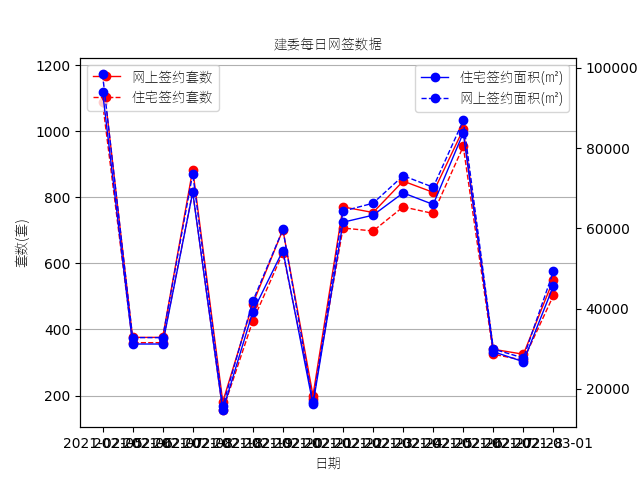

Here is the Python script that generated this plot:
import pandas as pd
import matplotlib.pyplot as plt
from matplotlib import font_manager, ticker

my_font = font_manager.FontProperties(fname='../res/light.ttf')
file = open("../jianwei/day_net_signatory.csv", 'r')
df = pd.read_csv("../jianwei/day_net_signatory.csv", encoding='utf-8')
# 输出DataFrame
print(df)

fig = plt.figure()
ax = fig.add_subplot(111)


xdata = df.loc[:, "日期"]
ydata_1 = df.loc[:, "网上签约套数"]
ydata_2 = df.loc[:, "网上签约面积(㎡)"]
ydata_3 = df.loc[:, "住宅签约套数"]
ydata_4 = df.loc[:, "住宅签约面积(㎡)"]

print(str(xdata))
# 设置DataFrame的行名
ax.plot(xdata, ydata_1, 'ro-', label=u'网上签约套数', linewidth=1)
ax.plot(xdata, ydata_3, 'ro--', label=u'住宅签约套数', linewidth=1)


ax2 = ax.twinx()
ax2.plot(xdata, ydata_4, 'bo-', label=u'住宅签约面积(㎡)', linewidth=1)
ax2.plot(xdata, ydata_2, 'bo--', label=u'网上签约面积(㎡)', linewidth=1)

plt.title(u"建委每日网签数据", size=10, fontproperties=my_font)  # 设置表名为“表名”
ax.set_xlabel(u'日期', size=10, fontproperties=my_font)  # 设置x轴名为“x轴名”

ax.set_ylabel(u'套数(套)', size=10, fontproperties=my_font)  # 设置y轴名为“y轴名”
ax2.set_ylabel(u'面积(㎡)', size=10, fontproperties=my_font)  # 设置y轴名为“y轴名”
ax2.legend(loc='upper right', prop=my_font)
ax.yaxis.grid(True)
ax.xaxis.set_major_locator(ticker.MultipleLocator(2))

ax.legend(loc='upper left', prop=my_font)




# 获取列名 即之后的横坐标刻度 [::-1]是用来反转的 因为我想要一个2000-2019的顺序
xlist = list(df.columns[::-1])

print(str(xlist))
#
# # 年末总人口
# # df.loc[]返回的是一个series
# # 这里的末尾使用了[::-1] 即用来反转series
#
#
# # 城镇人口
# city_population = df.loc['城镇人口'][::-1]
# city_population.plot()

# plt.annotate('单位:万人', xy=(15.5, 40000))
plt.tight_layout()
plt.savefig("day_signatory.png")
plt.show()
